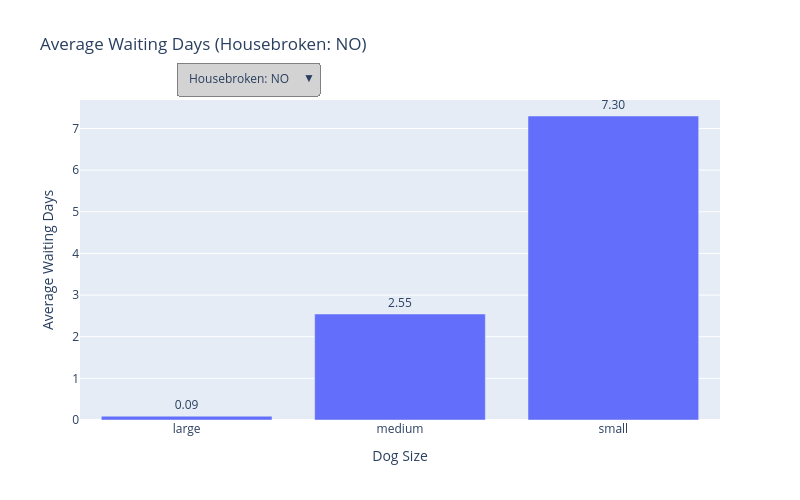

Here is the notebook cell this chart was saved with:
### Markdown cell above
##### It can be clearly seen that small dogs with limited social behavior have the highest mean waiting delay before achievement of adoption readiness; however, this plot also shows that overall senior (10+ years) dogs have greater waiting delays, especially large ones. It can be deduced that senior dogs overall need more time to be prepared and treated before achieving adoption readiness.

### Code cell
df_filtered = df[df['housebroken'] != 'unknown']
print(f"With known housebroken status: {len(df_filtered)}")

analysis_data = df_filtered.groupby(['housebroken', 'size']).agg({
    'waiting_days': 'mean',
    'name': 'count'
}).reset_index()
analysis_data.columns = ['housebroken', 'size', 'avg_waiting_days', 'count']
analysis_data['formatted_days'] = analysis_data['avg_waiting_days'].apply(lambda x: f"{x:.2f}")
hb_categories = sorted(df_filtered['housebroken'].unique())

figs_hb_data = {}
for hb_option in hb_categories:
    hb_data = analysis_data[analysis_data['housebroken'] == hb_option]
    figs_hb_data[hb_option] = hb_data

first_hb = hb_categories[0]
fig = px.bar(
    figs_hb_data[first_hb],
    x='size',
    y='avg_waiting_days',
    hover_data={'count': True, 'size': True, 'avg_waiting_days': ':.2f'},
    title=f'Average Waiting Days (Housebroken: {first_hb.upper()})',
    height=500,
    width=800,
    labels={
        'size': 'Dog Size',
        'avg_waiting_days': 'Average Waiting Days',
        'count': 'Number of Dogs'
    },
    text='formatted_days'
)

fig.update_traces(textposition='outside')
fig.update_layout(font=dict(size=12))

# Buttons
buttons = []
for hb_option in hb_categories:
    buttons.append(
        dict(
            label=f"Housebroken: {hb_option.upper()}",
            method='update',
            args=[
                {'x': [figs_hb_data[hb_option]['size']],
                 'y': [figs_hb_data[hb_option]['avg_waiting_days']],
                 'text': [figs_hb_data[hb_option]['formatted_days']]},
                {'title': f'Average Waiting Days (Housebroken: {hb_option.upper()})'}
            ]
        )
    )
# Dropdown Menu
fig.update_layout(
    updatemenus=[
        dict(
            active=0,
            buttons=buttons,
            direction="down",
            pad={"r": 10, "t": 10},
            showactive=True,
            x=0.15,
            xanchor="left",
            y=1.15,
            yanchor="top",
            bgcolor="lightgray",
            bordercolor="gray",
            borderwidth=1
        )
    ]
)

fig.show()

### Figure 1 — Plotly figure (JSON) as saved in the notebook; plotly's stock layout.template omitted (floating-point values rounded to 4 significant figures)
{"data": [{"customdata": [[11], [33], [10]], "hovertemplate": "Dog Size=%{x}<br>Average Waiting Days=%{y:.2f}<br>formatted_days=%{text}<br>Number of Dogs=%{customdata[0]}<extra></extra>", "legendgroup": "", "marker": {"color": "#636efa", "pattern": {"shape": ""}}, "name": "", "orientation": "v", "showlegend": false, "text": ["0.09", "2.55", "7.30"], "textposition": "outside", "type": "bar", "x": ["large", "medium", "small"], "xaxis": "x", "y": [0.09091, 2.545, 7.3], "yaxis": "y"}], "layout": {"barmode": "relative", "font": {"size": 12}, "height": 500, "legend": {"tracegroupgap": 0}, "title": {"text": "Average Waiting Days (Housebroken: NO)"}, "updatemenus": [{"active": 0, "bgcolor": "lightgray", "bordercolor": "gray", "borderwidth": 1, "buttons": [{"args": [{"text": [["0.09", "2.55", "7.30"]], "x": [["large", "medium", "small"]], "y": [[0.09091, 2.545, 7.3]]}, {"title": "Average Waiting Days (Housebroken: NO)"}], "label": "Housebroken: NO", "method": "update"}, {"args": [{"text": [["21.57", "21.69", "7.50"]], "x": [["large", "medium", "small"]], "y": [[21.57, 21.69, 7.5]]}, {"title": "Average Waiting Days (Housebroken: YES)"}], "label": "Housebroken: YES", "method": "update"}], "direction": "down", "pad": {"r": 10, "t": 10}, "showactive": true, "x": 0.15, "xanchor": "left", "y": 1.15, "yanchor": "top"}], "width": 800, "xaxis": {"anchor": "y", "domain": [0, 1], "title": {"text": "Dog Size"}}, "yaxis": {"anchor": "x", "domain": [0, 1], "title": {"text": "Average Waiting Days"}}}}
